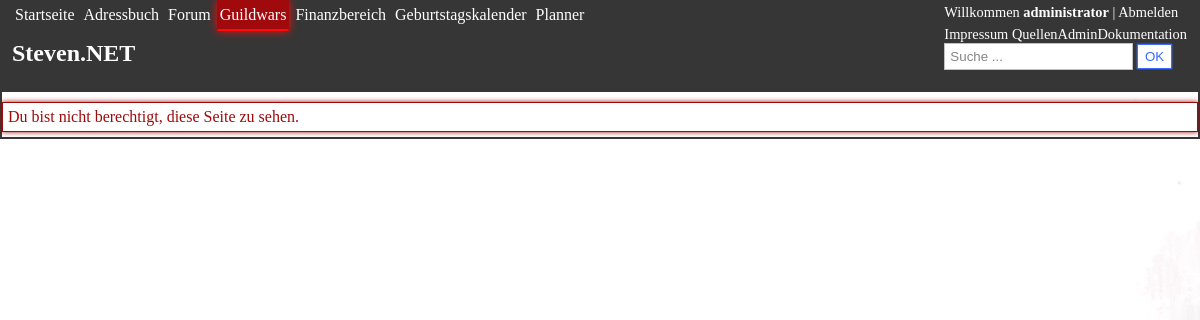
Screenshot of /guildwars/statistik.php (signed in) with the database file from the repository.
### tables this page shows
CREATE TABLE `uebersicht_kacheln` (
  `id` int(11) NOT NULL,
  `timestamp` timestamp NOT NULL DEFAULT CURRENT_TIMESTAMP ON UPDATE CURRENT_TIMESTAMP,
  `name` varchar(250) NOT NULL COMMENT 'Name der Kachel',
  `link` varchar(250) NOT NULL COMMENT 'Link zur Startseite der Kachel',
  `beschreibung` varchar(250) NOT NULL COMMENT 'Beschreibung der Kachel',
  `sortierung` int(11) NOT NULL COMMENT 'Sortierung',
  `active` tinyint(4) DEFAULT NULL COMMENT 'Kachel aktiviert',
  `cssID` varchar(250) NOT NULL,
  `rightID` int(11) NOT NULL
);

### includes/objekt/mysql.class.php (called while the page is built, shortened)
<?php
class Sql
{
    function connectToDBNewWay()
    {
        try {
            $dbname = $this->getDBName();
            $db = new PDO(
                "mysql:host=localhost;dbname=$dbname", "62_flathacksql1", "12141214", array(PDO::MYSQL_ATTR_INIT_COMMAND => "SET NAMES utf8")
            );
        } catch (Exception $e) {
            $css = '<link href="/flatnet2/css/error.css" type="text/css" rel="stylesheet" />';
            $errorText = "<p class='info'>Datenbank Error</p>";
            $bild = "<img src='/flatnet2/images/fehler/grund.PNG' name='' alt='DatenbankError'>";
            $errorBeschreibung = "<p>Quggan traurig, Quaggan kann die Datenbank nicht finden, nur Errors.</p>";
            die(
                "<body><div><div class='wrapper'>"
                . $css
                . $errorText
                . $bild
                . $errorBeschreibung
                . "</div></div></body></html>"
            );
        }
        return $db;
    }
    function getDBName()
    {
        $name = "62_flathacksql1";
        return $name;
    }
    function getObjektInfo(string $query)
    {
        $db = $this->connectToDBNewWay();
        $stmt = $db->query($query);
        $results = $stmt->fetchAll(PDO::FETCH_OBJ);
        return $results;
    }
    function sqlselect(string $query)
    {
        $results = $this->getObjektInfo($query);
        return $results;
    }
}
?>

### includes/objekt/functions.class.php (the view, shortened to what this page needs)
<?php
require 'mysql.class.php';
class Functions extends Sql
{
    public function getUserID($username)
    {
        $userInfo = $this->sqlselect("SELECT id, Name FROM benutzer WHERE Name = '$username' LIMIT 1");
        if (isset($userInfo[0]->id)) {
            $userID = $userInfo[0]->id;
        } else {
            $userID = 0;
        }
        return $userID;
    }
    public function pruefung($benoetigt)
    {
        $user = $_SESSION['username'];
        $rightFromCurrentUser = "SELECT rights, titel FROM benutzer WHERE Name = '$user'";
        $row = $this->sqlselect($rightFromCurrentUser);
        $benutzerrechte = $row[0]->rights;
        $rechte = array();
        $selectAnzahl = "SELECT count(*) as anzahl FROM userrights";
        $menge = $this->sqlselect($selectAnzahl);
        for ($i = $menge[0]->anzahl; $i >= 0; $i--) {
            $wert = pow(2, $i);
            if ($benutzerrechte >= $wert) {
                $rechte[] = $wert;
                $benutzerrechte -= $wert;
            }
        }
        if (in_array($benoetigt, $rechte)) {
            return true;
        } else {
            if (isset($row[0]->titel) and $row[0]->titel == "Super User") {
                return true;
            } else {
                echo "<p class='meldung'>Du bist nicht berechtigt, diese Seite zu sehen.</p>";
                exit;
            }
        }
    }
    public function userHasRight($id, $user)
    {
        if ($user == 0) {
            $user = $this->getUserID($_SESSION['username']);
        }
        $query = "SELECT besitzer, right_id FROM rights WHERE besitzer = $user AND right_id = $id LIMIT 1";
        $userHasRight = $this->sqlselect($query);
        if (isset($userHasRight[0]->besitzer) and isset($userHasRight[0]->right_id)) {
            if ($userHasRight[0]->besitzer == $user and $userHasRight[0]->right_id == $id) {
                return true;
            } else {
                return false;
            }
        } else {
            return false;
        }
    }
    public function header()
    {
        echo '<link href="/flatnet2/css/style.css" type="text/css" rel="stylesheet" />';
        echo "<header class='header'>";
        echo "<div class='userInfo'>";
        if (isset($_SESSION["username"])) {
            echo "<p>Willkommen " . "<strong><a href='/flatnet2/usermanager/usermanager.php'>" . $_SESSION['username'] . "</a></strong> | ";
            echo "<a href='/flatnet2/includes/logout.php'> Abmelden </a></p>";
        }
        echo "<ul>
            <li><a href='/flatnet2/informationen/impressum.php'>Impressum</a></li>
            <li><a href='/flatnet2/informationen/quellen.php'>Quellen</a></li>";
        if ($this->userHasRight(36, 0) == "true") {
            echo "<li><a href='/flatnet2/admin/control.php'>Admin</a></li>";
            echo "<li><a href='/flatnet2/informationen/dokumentation.php'>Dokumentation</a></li>";
        } else {
            echo "<li><a href='/flatnet2/informationen/kontakt.php'>Kontakt</a></li>";
        }
        echo "</ul>
            <div id='suche'>
            <form method='get'>
            <input type=text name='suche' value='' placeholder='Suche ...' id='suche' />
            <input type=submit value='OK' id='sucheSubmit' />
            </form>";
        echo "</div></div>";
        $this->showNaviLinks();
        echo "
        <div id='ueberschrift'>
        <h1><a href='/flatnet2/uebersicht.php'>Steven.NET</a></h1>
        </div>";
        $this->ankuendigung();
        echo "</header>";
    }
    public function showNaviLinks()
    {
        echo "<ul id='navigation'>";
        $kacheln = $this->sqlselect("SELECT * FROM uebersicht_kacheln WHERE active=1 ORDER BY sortierung");
        if ($this->userHasRight(7, 0) == "true") {
            echo "<li>	<a href='/flatnet2/uebersicht.php' id='uebersicht'>Startseite</a></li>";
        }
        for ($i = 0; $i < sizeof($kacheln); $i++) {
            if ($this->userHasRight($kacheln[$i]->rightID, 0) == true) {
                echo "<li>";
                echo "<a id='" . $kacheln[$i]->cssID . "' href='" . $kacheln[$i]->link . "'>" . $kacheln[$i]->name . "</a>";
                echo "</li>";
            }
        }
        echo "</ul>";
    }
    public function ankuendigung()
    {
        if ($this->userHasRight(24, 0) == true) {
            echo "<div class='InfoCenter'>";
            echo "</div>";
        }
    }
}

### css/style.css (style rules this page uses)
html { overflow: scroll; }
* { padding: 0px; margin: 0px; }
p { padding-bottom: 5px; font-size: 1em; }
h1 { font-size: 1.5em; padding-top: 5px; padding-bottom: 15px; color: #3f3f3f; }
a { color: #000095; text-decoration: none; font-size: 1em; }
li { margin-left: 28px; }
.header { padding: 10px; border-bottom: 5px solid white; background-color: #2e2e2e; color: black; }
.userInfo { max-width: 40%; float: right; border: 1px solid transparent; margin-top: -17px; max-height: 100px; overflow: hidden; padding-top: 10px; color: white; font-size: 0.9em; }
.userInfo a, .userInfo p { color: white; }
.userInfo ul { font-size: 1em; }
.userInfo li { display: inline; color: white; margin-left: 0px; }
.userInfo li a, .userInfo li a:hover, .userInfo li a:visited, .userInfo li a:visited:hover { color: white; }
.header #ueberschrift { margin-top: 4px; }
.header #ueberschrift a { color: white; }
.header #navigation li { display: inline; margin: 0px; }
.header #navigation { margin-top: -10px; }
.header #navigation li a:link, .header #navigation li a:visited { padding: 5px 2px 5px 2px; margin-top: 0px; margin-right: 3px; display: inline-block; border: 1px solid transparent; text-align: center; color: white; -webkit-transition: all 0.4s ease-in-out; -moz-transition: all 0.4s ease-in-out; -ms-transition: all 0.4s ease-in-out; -o-transition: all 0.4s ease-in-out; transition: all 0.4s ease-in-out; text-decoration: none; }
#uebersicht #uebersicht, #guildwars #guildwars, #forum #forum, #profil #profil, #adressbuch #adressbuch, #toyota #toyota, #planner #planner, #gebkalender #gebkalender, #informationen #dokumentation, #kontakt #kontakt, #administration #administration, #kontakt2 #kontakt, #doku #doku, #quellen #quellen, #finanzen #finanzen, #impressum #impressum { border-bottom: 2px solid rgb(253, 0, 0); background-color: #9e0003; box-shadow: 0px 0px 10px rgb(255, 0, 0); color: white; -webkit-transition: all 0.4s ease-in-out; -moz-transition: all 0.4s ease-in-out; -ms-transition: all 0.4s ease-in-out; -o-transition: all 0.4s ease-in-out; transition: all 0.4s ease-in-out; }
input[type=submit] { -webkit-transition: all 0.3s ease-in-out; -moz-transition: all 0.3s ease-in-out; -ms-transition: all 0.3s ease-in-out; -o-transition: all 0.3s ease-in-out; transition: all 0.3s ease-in-out; background: white; padding: 4px 7px 4px 7px; border: 1px solid #3366FF; box-shadow: 0px 0px 2px #3366FF; cursor: pointer; color: #3366FF; }
input[type=text], input[type=number] { padding: 5px; border: 1px solid #c0c0c0; background: white; }
.InfoCenter, .InfoCenter a, .InfoCenter a:hover, .InfoCenter a:visited, .InfoCenter a:visited:hover { color: white; }
.InfoCenter { position: absolute; padding: 2px; margin-top: -50px; margin-left: 140px; border: 1px solid transparent; overflow: hidden; max-height: 50px; }
.meldung { color: #9b0000; padding: 5px; border: 1px solid #9b0000; background: white; margin-top: 5px; margin-bottom: 5px; box-shadow: 0px 0px 5px #9b0000; display: inline-block; width: 99%; }

### rows the page displays
uebersicht_kacheln: name "Adressbuch"
uebersicht_kacheln: name "Forum"
uebersicht_kacheln: name "Guildwars"
uebersicht_kacheln: name "Finanzbereich"
uebersicht_kacheln: name "Geburtstagskalender"
uebersicht_kacheln: name "Planner"

### other values shown
$_SESSION['username'] "administrator"
